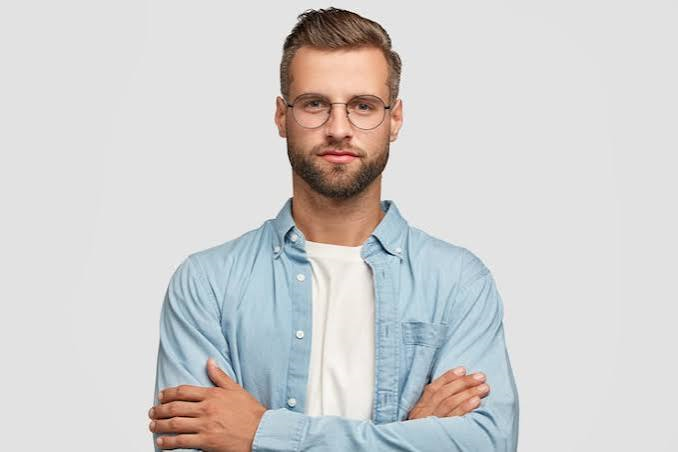
#> input picture Day19/Image Transformation Scripts/img.png, 678 x 452 px
$ python Rotate_Image.py
#> lines starting #> are read from the running program, lines starting #| are printed output that depends on the picture
# This Program shows how to rotate an image

import cv2

img = cv2.imread(r"img.png")
#> img is the input picture: shape (452, 678, 3); mean B, G, R 208.1, 208.6, 209.8

rows, cols = img.shape[:2]
#> rows = 452; cols = 678
center = (cols // 2, rows // 2)
#> center = (339, 226)

for angle in [45, 90, 180]:
    matrix = cv2.getRotationMatrix2D(center, angle, 1)
    rotated = cv2.warpAffine(img, matrix, (cols, rows))
    cv2.imshow(f"Rotation {angle}", rotated)
#> this loop made 3 passes
#> pass 1, `rotated = cv2.warpAffine(img, matrix, (cols, rows))`:
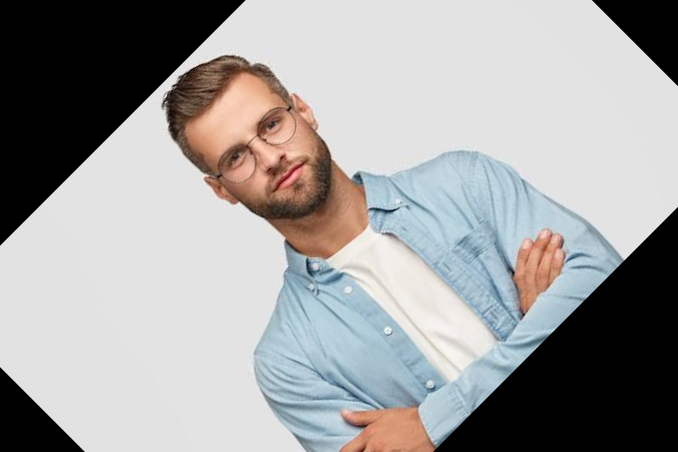
#> rotated: shape (452, 678, 3); mean B, G, R 160, 160.3, 160.8
#> pass 2, `rotated = cv2.warpAffine(img, matrix, (cols, rows))`:
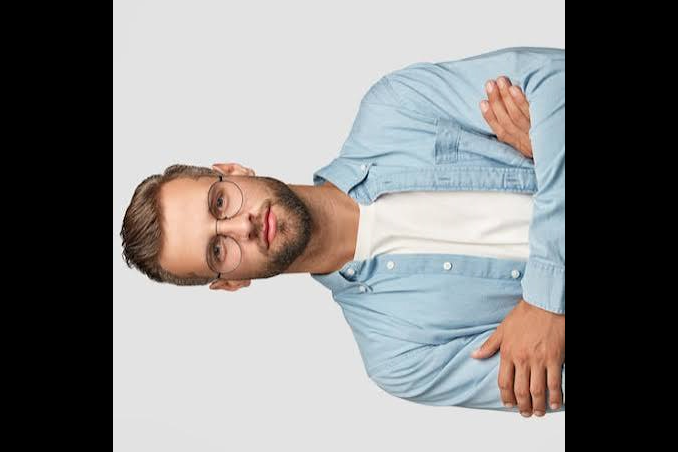
#> rotated: shape (452, 678, 3); mean B, G, R 132.7, 133.2, 134.4
#> pass 3, `rotated = cv2.warpAffine(img, matrix, (cols, rows))`:
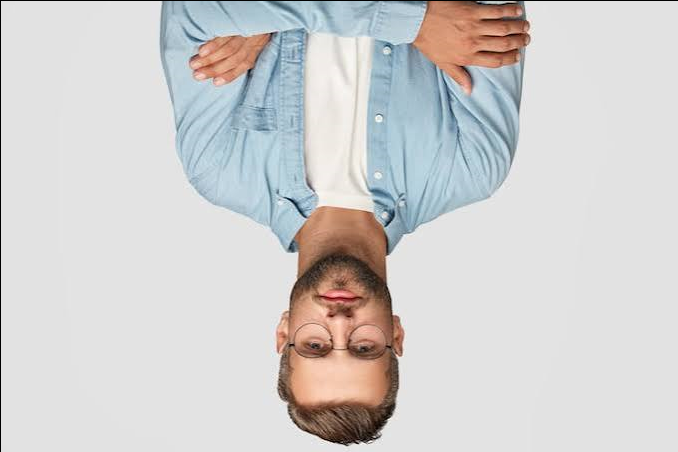
#> rotated: shape (452, 678, 3); mean B, G, R 207.3, 207.8, 209

cv2.waitKey(0)
cv2.destroyAllWindows()
